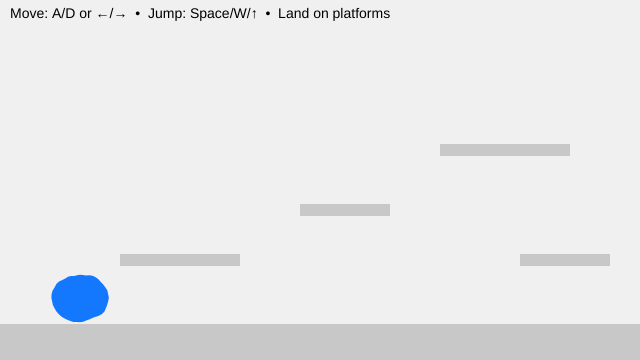
Frame 1 (no input)
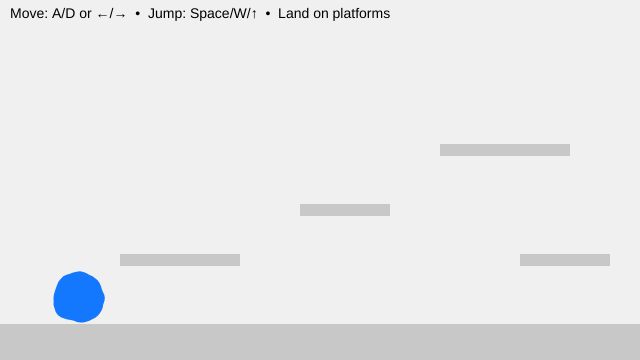
Frame 60 (no input)
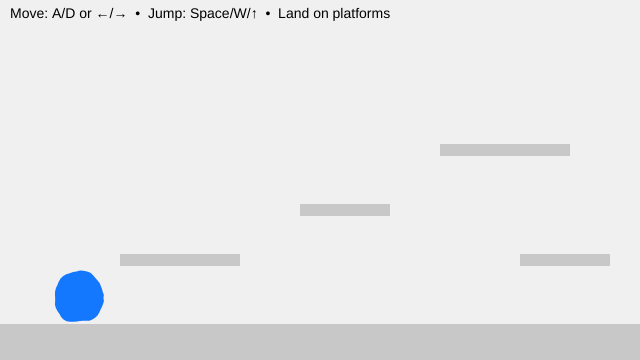
Frame 120 (the mouse pressed at the canvas centre since frame 60)

The p5.js sketch that drew these frames (run headless with seeded random() and noise() and a simulated clock; from frame 60 on, the mouse is pressed at the canvas centre):

// p5.js sketch
// ── sketch.js
// Y-position of the floor (ground level)
let floorY3;

// Player character (soft, animated blob)
let blob3 = {
  // Position (centre of the blob)
  x: 80,
  y: 0,

  // Visual properties
  r: 26, // Base radius
  points: 48, // Number of points used to draw the blob
  basePoints: 48, // Base number of points used to draw the blob
  panicPoints: 48 / 4, //Number of points used when 'panicking'
  wobble: 7, // Edge deformation amount
  wobbleFreq: 0.9,

  // Time values for breathing animation
  t: 0,
  tSpeed: 0.01,

  // Physics: velocity
  vx: 0, // Horizontal velocity
  vy: 0, // Vertical velocity

  // Movement tuning
  accel: 0.55, // Horizontal acceleration
  maxRun: 4.0, // Maximum horizontal speed
  gravity: 0.65, // Downward force
  jumpV: -11.0, // Initial jump impulse

  // State
  onGround: false, // True when standing on a platform

  // Friction
  frictionAir: 0.995, // Light friction in air
  frictionGround: 0.88, // Stronger friction on ground
};

// List of solid platforms the blob can stand on
// Each platform is an axis-aligned rectangle (AABB)
let platforms = [];

function setup() {
  createCanvas(640, 360);

  // Define the floor height
  floorY3 = height - 36;

  noStroke();
  textFont("sans-serif");
  textSize(14);

  // Create platforms (floor + steps)
  platforms = [
    { x: 0, y: floorY3, w: width, h: height - floorY3 }, // floor
    { x: 120, y: floorY3 - 70, w: 120, h: 12 }, // low step
    { x: 300, y: floorY3 - 120, w: 90, h: 12 }, // mid step
    { x: 440, y: floorY3 - 180, w: 130, h: 12 }, // high step
    { x: 520, y: floorY3 - 70, w: 90, h: 12 }, // return ramp
  ];

  // Start the blob resting on the floor
  blob3.y = floorY3 - blob3.r - 1;
}

function draw() {
  background(240);

  // --- Draw all platforms ---
  fill(200);
  for (const p of platforms) {
    rect(p.x, p.y, p.w, p.h);
  }

  // --- Input: left/right movement ---
  let move = 0;
  if (keyIsDown(65) || keyIsDown(LEFT_ARROW)) move -= 1; // A or ←
  if (keyIsDown(68) || keyIsDown(RIGHT_ARROW)) move += 1; // D or →
  blob3.vx += blob3.accel * move;

  // --- Apply friction and clamp speed ---
  blob3.vx *= blob3.onGround ? blob3.frictionGround : blob3.frictionAir;
  blob3.vx = constrain(blob3.vx, -blob3.maxRun, blob3.maxRun);

  // --- Apply gravity ---
  blob3.vy += blob3.gravity;

  // --- Collision representation ---
  // We collide using a rectangle (AABB),
  // even though the blob is drawn as a circle
  let box = {
    x: blob3.x - blob3.r,
    y: blob3.y - blob3.r,
    w: blob3.r * 2,
    h: blob3.r * 2,
  };

  // --- STEP 1: Move horizontally, then resolve X collisions ---
  box.x += blob3.vx;
  for (const s of platforms) {
    if (overlap(box, s)) {
      if (blob3.vx > 0) {
        // Moving right → hit the left side of a platform
        box.x = s.x - box.w;
      } else if (blob3.vx < 0) {
        // Moving left → hit the right side of a platform
        box.x = s.x + s.w;
      }
      blob3.vx = 0;
    }
  }

  // --- STEP 2: Move vertically, then resolve Y collisions ---
  box.y += blob3.vy;
  blob3.onGround = false;

  for (const s of platforms) {
    if (overlap(box, s)) {
      if (blob3.vy > 0) {
        // Falling → land on top of a platform
        box.y = s.y - box.h;
        blob3.vy = 0;
        blob3.onGround = true;
      } else if (blob3.vy < 0) {
        // Rising → hit the underside of a platform
        box.y = s.y + s.h;
        blob3.vy = 0;
      }
    }
  }

  // --- Convert collision box back to blob centre ---
  blob3.x = box.x + box.w / 2;
  blob3.y = box.y + box.h / 2;

  // Keep blob inside the canvas horizontally
  blob3.x = constrain(blob3.x, blob3.r, width - blob3.r);

  // --- Draw the animated blob ---
  blob3.t += blob3.tSpeed;

  // --- Reduce points when moving horizontally ---
  if (round(blob3.vx) != 0) {
    blob3.points = blob3.panicPoints;
  } else {
    blob3.points = blob3.basePoints;
  }

  drawBlobCircle(blob3);

  // --- HUD ---
  fill(0);
  text("Move: A/D or ←/→  •  Jump: Space/W/↑  •  Land on platforms", 10, 18);
}

// Axis-Aligned Bounding Box (AABB) overlap test
// Returns true if rectangles a and b intersect
function overlap(a, b) {
  return (
    a.x < b.x + b.w && a.x + a.w > b.x && a.y < b.y + b.h && a.y + a.h > b.y
  );
}

// Draws the blob using Perlin noise for a soft, breathing effect
function drawBlobCircle(b) {
  fill(20, 120, 255);
  beginShape();

  for (let i = 0; i < b.points; i++) {
    const a = (i / b.points) * TAU;

    // Noise-based radius offset
    const n = noise(
      cos(a) * b.wobbleFreq + 100,
      sin(a) * b.wobbleFreq + 100,
      b.t,
    );

    const r = b.r + map(n, 0, 1, -b.wobble, b.wobble);

    vertex(b.x + cos(a) * r, b.y + sin(a) * r);
  }

  endShape(CLOSE);
}

// Jump input (only allowed when grounded)
function keyPressed() {
  if (
    (key === " " || key === "W" || key === "w" || keyCode === UP_ARROW) &&
    blob3.onGround
  ) {
    blob3.vy = blob3.jumpV;
    blob3.onGround = false;
  }
}

/* In-class tweaks for experimentation:
   • Add a new platform:
     platforms.push({ x: 220, y: floorY3 - 150, w: 80, h: 12 });

   • “Ice” feel → frictionGround = 0.95
   • “Sand” feel → frictionGround = 0.80
*/
